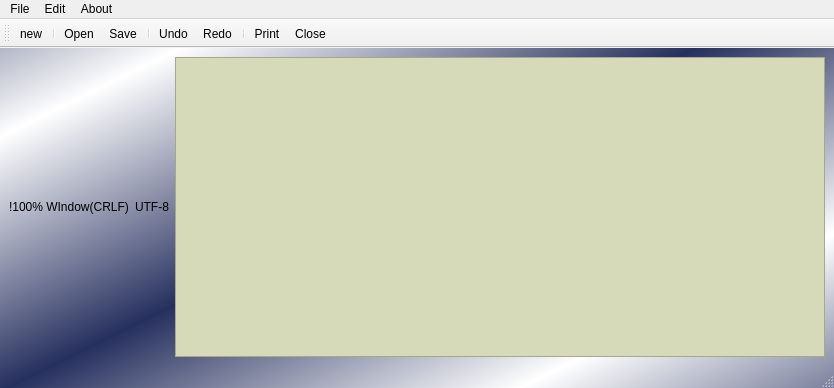
<?xml version="1.0" encoding="UTF-8"?>
<ui version="4.0">
 <class>MainWindow</class>
 <widget class="QMainWindow" name="MainWindow">
  <property name="geometry">
   <rect>
    <x>0</x>
    <y>0</y>
    <width>530</width>
    <height>318</height>
   </rect>
  </property>
  <property name="windowTitle">
   <string>MainWindow</string>
  </property>
  <property name="styleSheet">
   <string notr="true">QMainWindow{
	background-color: qlineargradient(spread:reflect, x1:0.484, y1:0.494091, x2:0.81, y2:0.801136, stop:0 rgba(38, 48, 94, 255), stop:1 rgba(255, 255, 255, 255));
}
QTextEdit{
	background-color: rgb(214, 218, 185);
}
QStatusBar{
color: white;
}
</string>
  </property>
  <widget class="QWidget" name="centralwidget">
   <layout class="QHBoxLayout" name="horizontalLayout">
    <item>
     <widget class="QLabel" name="label_2">
      <property name="text">
       <string>!100% WIndow(CRLF)</string>
      </property>
     </widget>
    </item>
    <item>
     <widget class="QLabel" name="label_3">
      <property name="text">
       <string>UTF-8</string>
      </property>
     </widget>
    </item>
    <item>
     <widget class="QTextEdit" name="textEdit">
      <property name="minimumSize">
       <size>
        <width>650</width>
        <height>300</height>
       </size>
      </property>
     </widget>
    </item>
   </layout>
  </widget>
  <widget class="QMenuBar" name="menubar">
   <property name="geometry">
    <rect>
     <x>0</x>
     <y>0</y>
     <width>530</width>
     <height>26</height>
    </rect>
   </property>
   <widget class="QMenu" name="menuFile">
    <property name="title">
     <string>File</string>
    </property>
    <addaction name="actionnew"/>
    <addaction name="actionOpen"/>
    <addaction name="separator"/>
    <addaction name="actionSave"/>
    <addaction name="actionSave_2"/>
    <addaction name="separator"/>
    <addaction name="actionClose"/>
   </widget>
   <widget class="QMenu" name="menuEdit">
    <property name="title">
     <string>Edit</string>
    </property>
    <addaction name="actionCut"/>
    <addaction name="actionCopy"/>
    <addaction name="actionPast"/>
    <addaction name="separator"/>
    <addaction name="actionRedo"/>
    <addaction name="actionUndo"/>
    <addaction name="separator"/>
    <addaction name="actionFont"/>
    <addaction name="actioncolor"/>
    <addaction name="actiontext_background_color"/>
    <addaction name="actionBackgroung_color"/>
    <addaction name="separator"/>
    <addaction name="actionPrint"/>
   </widget>
   <widget class="QMenu" name="menuAbout">
    <property name="title">
     <string>About</string>
    </property>
    <addaction name="actionAbout_me"/>
    <addaction name="actionAbout_notePad"/>
   </widget>
   <addaction name="menuFile"/>
   <addaction name="menuEdit"/>
   <addaction name="menuAbout"/>
  </widget>
  <widget class="QStatusBar" name="statusbar"/>
  <widget class="QToolBar" name="toolBar">
   <property name="windowTitle">
    <string>toolBar</string>
   </property>
   <attribute name="toolBarArea">
    <enum>TopToolBarArea</enum>
   </attribute>
   <attribute name="toolBarBreak">
    <bool>false</bool>
   </attribute>
   <addaction name="actionnew"/>
   <addaction name="separator"/>
   <addaction name="actionOpen"/>
   <addaction name="actionSave"/>
   <addaction name="separator"/>
   <addaction name="actionUndo"/>
   <addaction name="actionRedo"/>
   <addaction name="separator"/>
   <addaction name="actionPrint"/>
   <addaction name="actionClose"/>
  </widget>
  <action name="actionnew">
   <property name="icon">
    <iconset>
     <normaloff>:/resFile/icons8-copy-48.png</normaloff>:/resFile/icons8-copy-48.png</iconset>
   </property>
   <property name="text">
    <string>new</string>
   </property>
   <property name="shortcut">
    <string>Ctrl+Shift+N</string>
   </property>
  </action>
  <action name="actionOpen">
   <property name="icon">
    <iconset>
     <normaloff>:/resFile/icons8-opened-folder-48.png</normaloff>:/resFile/icons8-opened-folder-48.png</iconset>
   </property>
   <property name="text">
    <string>Open</string>
   </property>
   <property name="shortcut">
    <string>Ctrl+O</string>
   </property>
  </action>
  <action name="actionSave">
   <property name="icon">
    <iconset>
     <normaloff>:/resFile/icons8-open-box-48.png</normaloff>:/resFile/icons8-open-box-48.png</iconset>
   </property>
   <property name="text">
    <string>Save</string>
   </property>
   <property name="shortcut">
    <string>Ctrl+S</string>
   </property>
  </action>
  <action name="actionSave_2">
   <property name="icon">
    <iconset>
     <normaloff>:/resFile/icons8-save-48.png</normaloff>:/resFile/icons8-save-48.png</iconset>
   </property>
   <property name="text">
    <string>Save as</string>
   </property>
  </action>
  <action name="actionCut">
   <property name="text">
    <string>Cut</string>
   </property>
   <property name="shortcut">
    <string>Ctrl+X</string>
   </property>
  </action>
  <action name="actionCopy">
   <property name="icon">
    <iconset>
     <normaloff>:/resFile/icons8-copy-48.png</normaloff>:/resFile/icons8-copy-48.png</iconset>
   </property>
   <property name="text">
    <string>Copy</string>
   </property>
   <property name="shortcut">
    <string>Ctrl+C</string>
   </property>
  </action>
  <action name="actionPast">
   <property name="icon">
    <iconset>
     <normaloff>:/resFile/icons8-copy-48.png</normaloff>:/resFile/icons8-copy-48.png</iconset>
   </property>
   <property name="text">
    <string>Past</string>
   </property>
   <property name="shortcut">
    <string>Ctrl+V</string>
   </property>
  </action>
  <action name="actionRedo">
   <property name="icon">
    <iconset>
     <normaloff>:/resFile/icons8-redo-48 (1).png</normaloff>:/resFile/icons8-redo-48 (1).png</iconset>
   </property>
   <property name="text">
    <string>Redo</string>
   </property>
   <property name="shortcut">
    <string>Ctrl+Y</string>
   </property>
  </action>
  <action name="actionUndo">
   <property name="icon">
    <iconset>
     <normaloff>:/resFile/icons8-undo-48.png</normaloff>:/resFile/icons8-undo-48.png</iconset>
   </property>
   <property name="text">
    <string>Undo</string>
   </property>
   <property name="shortcut">
    <string>Ctrl+Z</string>
   </property>
  </action>
  <action name="actionAbout_me">
   <property name="icon">
    <iconset>
     <normaloff>:/resFile/icons8-about-me-male-50.png</normaloff>:/resFile/icons8-about-me-male-50.png</iconset>
   </property>
   <property name="text">
    <string>About me</string>
   </property>
  </action>
  <action name="actionAbout_notePad">
   <property name="text">
    <string>About notePad</string>
   </property>
  </action>
  <action name="actionClose">
   <property name="icon">
    <iconset>
     <normaloff>:/resFile/icons8-exit-48.png</normaloff>:/resFile/icons8-exit-48.png</iconset>
   </property>
   <property name="text">
    <string>Close</string>
   </property>
  </action>
  <action name="actionPrint">
   <property name="icon">
    <iconset>
     <normaloff>:/resFile/icons8-print.gif</normaloff>:/resFile/icons8-print.gif</iconset>
   </property>
   <property name="text">
    <string>Print</string>
   </property>
  </action>
  <action name="actionFont">
   <property name="text">
    <string>Font</string>
   </property>
  </action>
  <action name="actioncolor">
   <property name="text">
    <string>Text-color</string>
   </property>
  </action>
  <action name="actiontext_background_color">
   <property name="text">
    <string>Text-bgd-color</string>
   </property>
  </action>
  <action name="actionBackgroung_color">
   <property name="text">
    <string>Editor-bgd-color</string>
   </property>
  </action>
 </widget>
 <resources/>
 <connections/>
</ui>
